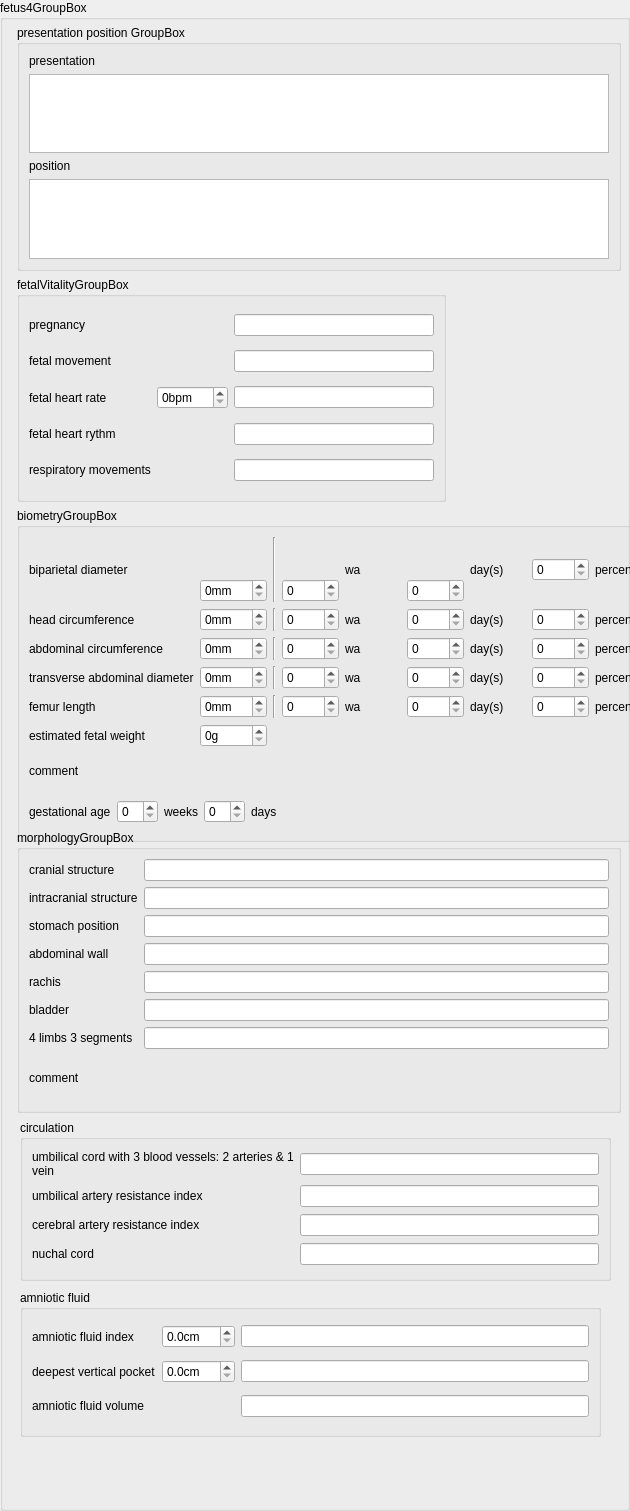
  <widget class="QGroupBox" name="fetus4GroupBox">
   <property name="enabled">
    <bool>true</bool>
   </property>
   <property name="geometry">
    <rect>
     <x>10</x>
     <y>5910</y>
     <width>630</width>
     <height>1511</height>
    </rect>
   </property>
   <property name="title">
    <string>fetus4GroupBox</string>
   </property>
   <property name="flat">
    <bool>false</bool>
   </property>
   <widget class="QGroupBox" name="fetus4PresentationPositionGroupBox">
    <property name="geometry">
     <rect>
      <x>17</x>
      <y>25</y>
      <width>604</width>
      <height>246</height>
     </rect>
    </property>
    <property name="title">
     <string>presentation position GroupBox</string>
    </property>
    <layout class="QVBoxLayout" name="verticalLayout_21">
     <item>
      <widget class="QLabel" name="presentationF4Label">
       <property name="text">
        <string>presentation</string>
       </property>
      </widget>
     </item>
     <item>
      <widget class="QListView" name="presentationF4ListView">
       <property name="sizePolicy">
        <sizepolicy hsizetype="Expanding" vsizetype="Preferred">
         <horstretch>0</horstretch>
         <verstretch>0</verstretch>
        </sizepolicy>
       </property>
      </widget>
     </item>
     <item>
      <widget class="QLabel" name="positionF4Label">
       <property name="text">
        <string>position</string>
       </property>
      </widget>
     </item>
     <item>
      <widget class="QListView" name="positionF4ListView">
       <property name="sizePolicy">
        <sizepolicy hsizetype="Expanding" vsizetype="Preferred">
         <horstretch>0</horstretch>
         <verstretch>0</verstretch>
        </sizepolicy>
       </property>
      </widget>
     </item>
    </layout>
   </widget>
   <widget class="QGroupBox" name="fetus4FetalVitalityGroupBox">
    <property name="geometry">
     <rect>
      <x>17</x>
      <y>277</y>
      <width>429</width>
      <height>225</height>
     </rect>
    </property>
    <property name="title">
     <string>fetalVitalityGroupBox</string>
    </property>
    <layout class="QGridLayout" name="gridLayout_15">
     <item row="0" column="0">
      <widget class="QLabel" name="fetus4PregnancyLabel">
       <property name="text">
        <string>pregnancy</string>
       </property>
      </widget>
     </item>
     <item row="0" column="1">
      <layout class="QHBoxLayout" name="fetus4PregnancyRadioLayout"/>
     </item>
     <item row="0" column="2">
      <widget class="QLineEdit" name="fetus4PregnancyLineEdit"/>
     </item>
     <item row="1" column="0">
      <widget class="QLabel" name="fetus4FetalMovementLabel">
       <property name="text">
        <string>fetal movement</string>
       </property>
      </widget>
     </item>
     <item row="1" column="1">
      <layout class="QHBoxLayout" name="fetus4FetalMovementRadioLayout"/>
     </item>
     <item row="1" column="2">
      <widget class="QLineEdit" name="fetus4FetalMovementLineEdit"/>
     </item>
     <item row="2" column="0">
      <widget class="QLabel" name="fetus4FhrLabel">
       <property name="text">
        <string>fetal heart rate</string>
       </property>
      </widget>
     </item>
     <item row="2" column="1">
      <widget class="QSpinBox" name="fetus4FhrSpinBox">
       <property name="suffix">
        <string>bpm</string>
       </property>
       <property name="maximum">
        <number>999</number>
       </property>
      </widget>
     </item>
     <item row="2" column="2">
      <widget class="QLineEdit" name="fetus4FhrLineEdit"/>
     </item>
     <item row="3" column="0">
      <widget class="QLabel" name="fetus4HeartRythmLabel">
       <property name="text">
        <string>fetal heart rythm</string>
       </property>
      </widget>
     </item>
     <item row="3" column="1">
      <layout class="QHBoxLayout" name="fetus4HeartRythmRadioLayout"/>
     </item>
     <item row="3" column="2">
      <widget class="QLineEdit" name="fetus4HeartRythmLineEdit"/>
     </item>
     <item row="4" column="0">
      <widget class="QLabel" name="fetus4RespiratoryLabel">
       <property name="text">
        <string>respiratory movements</string>
       </property>
      </widget>
     </item>
     <item row="4" column="1">
      <layout class="QHBoxLayout" name="fetus4RespiratoryRadioLayout"/>
     </item>
     <item row="4" column="2">
      <widget class="QLineEdit" name="fetus4RespiratoryLineEdit"/>
     </item>
    </layout>
   </widget>
   <widget class="QGroupBox" name="fetus4BiometryGroupBox">
    <property name="geometry">
     <rect>
      <x>17</x>
      <y>508</y>
      <width>646</width>
      <height>334</height>
     </rect>
    </property>
    <property name="title">
     <string>biometryGroupBox</string>
    </property>
    <layout class="QGridLayout" name="gridLayout_16">
     <item row="0" column="0" rowspan="2">
      <widget class="QLabel" name="fetus4BPDLabel">
       <property name="text">
        <string>biparietal diameter</string>
       </property>
      </widget>
     </item>
     <item row="0" column="2" rowspan="2" colspan="2">
      <widget class="Line" name="line_26">
       <property name="orientation">
        <enum>Qt::Vertical</enum>
       </property>
      </widget>
     </item>
     <item row="0" column="4" rowspan="2">
      <widget class="QLabel" name="fetus4BPDWeekLabel">
       <property name="text">
        <string>wa</string>
       </property>
      </widget>
     </item>
     <item row="0" column="6" rowspan="2">
      <widget class="QLabel" name="label_9">
       <property name="text">
        <string>day(s)</string>
       </property>
      </widget>
     </item>
     <item row="0" column="7" rowspan="2">
      <widget class="QSpinBox" name="fetus4BipPercentileSpinBox"/>
     </item>
     <item row="0" column="8" rowspan="2">
      <widget class="QLabel" name="fetus4BipPercentileLabel">
       <property name="text">
        <string>percentile</string>
       </property>
      </widget>
     </item>
     <item row="1" column="1">
      <widget class="QSpinBox" name="fetus4BPDSpinBox">
       <property name="suffix">
        <string>mm</string>
       </property>
       <property name="maximum">
        <number>999</number>
       </property>
      </widget>
     </item>
     <item row="1" column="3">
      <widget class="QSpinBox" name="fetus4BPDWeekSpinBox"/>
     </item>
     <item row="1" column="5">
      <widget class="QSpinBox" name="fetus4BPDDaySpinBox">
       <property name="maximum">
        <number>6</number>
       </property>
      </widget>
     </item>
     <item row="2" column="0">
      <widget class="QLabel" name="fetus4HeadCircumferenceLabel">
       <property name="text">
        <string>head circumference</string>
       </property>
      </widget>
     </item>
     <item row="2" column="1">
      <widget class="QSpinBox" name="fetus4HeadCircumferenceSpinBox">
       <property name="suffix">
        <string>mm</string>
       </property>
       <property name="maximum">
        <number>999</number>
       </property>
      </widget>
     </item>
     <item row="2" column="2">
      <widget class="Line" name="line_27">
       <property name="orientation">
        <enum>Qt::Vertical</enum>
       </property>
      </widget>
     </item>
     <item row="2" column="3">
      <widget class="QSpinBox" name="fetus4HeadCircumferenceWeekSpinBox"/>
     </item>
     <item row="2" column="4">
      <widget class="QLabel" name="fetus4HeadCircumferenceWeekLabel">
       <property name="text">
        <string>wa</string>
       </property>
      </widget>
     </item>
     <item row="2" column="5">
      <widget class="QSpinBox" name="fetus4HeadCircumferenceDaysSpinBox">
       <property name="maximum">
        <number>6</number>
       </property>
      </widget>
     </item>
     <item row="2" column="6">
      <widget class="QLabel" name="fetus4HeadCircumferenceDayLabel">
       <property name="text">
        <string>day(s)</string>
       </property>
      </widget>
     </item>
     <item row="2" column="7">
      <widget class="QSpinBox" name="fetus4HcPercentileSpinBox"/>
     </item>
     <item row="2" column="8">
      <widget class="QLabel" name="fetus4HcPercentileLabel">
       <property name="text">
        <string>percentile</string>
       </property>
      </widget>
     </item>
     <item row="3" column="0">
      <widget class="QLabel" name="fetus4AbdominalCircumferenceLabel">
       <property name="text">
        <string>abdominal circumference</string>
       </property>
      </widget>
     </item>
     <item row="3" column="1">
      <widget class="QSpinBox" name="fetus4AbdominalCircumferenceSpinBox">
       <property name="suffix">
        <string>mm</string>
       </property>
       <property name="maximum">
        <number>999</number>
       </property>
      </widget>
     </item>
     <item row="3" column="2">
      <widget class="Line" name="line_28">
       <property name="orientation">
        <enum>Qt::Vertical</enum>
       </property>
      </widget>
     </item>
     <item row="3" column="3">
      <widget class="QSpinBox" name="fetus4AbdominalCircumferenceWeekSpinBox"/>
     </item>
     <item row="3" column="4">
      <widget class="QLabel" name="fetus4AbdominalCircumferenceWeekLabel">
       <property name="text">
        <string>wa</string>
       </property>
      </widget>
     </item>
     <item row="3" column="5">
      <widget class="QSpinBox" name="fetus4AbdominalCircumferenceDaySpinBox">
       <property name="maximum">
        <number>6</number>
       </property>
      </widget>
     </item>
     <item row="3" column="6">
      <widget class="QLabel" name="fetus4AbdominalCircumferenceDayLabel">
       <property name="text">
        <string>day(s)</string>
       </property>
      </widget>
     </item>
     <item row="3" column="7">
      <widget class="QSpinBox" name="fetus4AcPercentileSpinBox"/>
     </item>
     <item row="3" column="8">
      <widget class="QLabel" name="fetus4AcPercentileLabel">
       <property name="text">
        <string>percentile</string>
       </property>
      </widget>
     </item>
     <item row="4" column="0">
      <widget class="QLabel" name="fetus4TADLabel">
       <property name="text">
        <string>transverse abdominal diameter</string>
       </property>
      </widget>
     </item>
     <item row="4" column="1">
      <widget class="QSpinBox" name="fetus4TADSpinBox">
       <property name="suffix">
        <string>mm</string>
       </property>
       <property name="maximum">
        <number>999</number>
       </property>
      </widget>
     </item>
     <item row="4" column="2">
      <widget class="Line" name="line_29">
       <property name="orientation">
        <enum>Qt::Vertical</enum>
       </property>
      </widget>
     </item>
     <item row="4" column="3">
      <widget class="QSpinBox" name="fetus4TADWeekSpinBox"/>
     </item>
     <item row="4" column="4">
      <widget class="QLabel" name="fetus4TADWeekLabel">
       <property name="text">
        <string>wa</string>
       </property>
      </widget>
     </item>
     <item row="4" column="5">
      <widget class="QSpinBox" name="fetus4TADDaySpinBox">
       <property name="maximum">
        <number>6</number>
       </property>
      </widget>
     </item>
     <item row="4" column="6">
      <widget class="QLabel" name="fetus4TADDayLabel">
       <property name="text">
        <string>day(s)</string>
       </property>
      </widget>
     </item>
     <item row="4" column="7">
      <widget class="QSpinBox" name="fetus4TadPercentileSpinBox"/>
     </item>
     <item row="4" column="8">
      <widget class="QLabel" name="fetus4TadPercentileLabel">
       <property name="text">
        <string>percentile</string>
       </property>
      </widget>
     </item>
     <item row="5" column="0">
      <widget class="QLabel" name="fetus4FLLabel">
       <property name="text">
        <string>femur length</string>
       </property>
      </widget>
     </item>
     <item row="5" column="1">
      <widget class="QSpinBox" name="fetus4FLSpinBox">
       <property name="suffix">
        <string>mm</string>
       </property>
       <property name="maximum">
        <number>999</number>
       </property>
      </widget>
     </item>
     <item row="5" column="2">
      <widget class="Line" name="line_30">
       <property name="orientation">
        <enum>Qt::Vertical</enum>
       </property>
      </widget>
     </item>
     <item row="5" column="3">
      <widget class="QSpinBox" name="fetus4FLWeekSpinBox"/>
     </item>
     <item row="5" column="4">
      <widget class="QLabel" name="fetus4FLWeekLabel">
       <property name="text">
        <string>wa</string>
       </property>
      </widget>
     </item>
     <item row="5" column="5">
      <widget class="QSpinBox" name="fetus4FLDaySpinBox">
       <property name="maximum">
        <number>6</number>
       </property>
      </widget>
     </item>
     <item row="5" column="6">
      <widget class="QLabel" name="fetus4FLDayLabel">
       <property name="text">
        <string>day(s)</string>
       </property>
      </widget>
     </item>
     <item row="5" column="7">
      <widget class="QSpinBox" name="fetus4FlPercentileSpinBox"/>
     </item>
     <item row="5" column="8">
      <widget class="QLabel" name="fetus4FlPercentileLabel">
       <property name="text">
        <string>percentile</string>
       </property>
      </widget>
     </item>
     <item row="6" column="0">
      <widget class="QLabel" name="fetus4EfwLabel">
       <property name="text">
        <string>estimated fetal weight</string>
       </property>
      </widget>
     </item>
     <item row="6" column="1">
      <widget class="QSpinBox" name="fetus4EfwSpinBox">
       <property name="suffix">
        <string comment="gram">g</string>
       </property>
       <property name="maximum">
        <number>10000</number>
       </property>
      </widget>
     </item>
     <item row="7" column="0" colspan="9">
      <layout class="QVBoxLayout" name="verticalLayout_23">
       <item>
        <widget class="QLabel" name="fetus4BiometryCommentLabel">
         <property name="text">
          <string>comment</string>
         </property>
        </widget>
       </item>
       <item>
        <layout class="QFormLayout" name="fetus4BiometryCommentFormLayout"/>
       </item>
      </layout>
     </item>
     <item row="8" column="0" colspan="9">
      <layout class="QHBoxLayout" name="horizontalLayout_21">
       <item>
        <widget class="QLabel" name="fetus4UsGestationalAgeHelpTextLabel">
         <property name="text">
          <string>gestational age</string>
         </property>
        </widget>
       </item>
       <item>
        <widget class="QSpinBox" name="fetus4UsGestationalAgeWeekSpinBox"/>
       </item>
       <item>
        <widget class="QLabel" name="fetus4UsGestationalAgeWeekLabel">
         <property name="text">
          <string>weeks</string>
         </property>
        </widget>
       </item>
       <item>
        <widget class="QSpinBox" name="fetus4UsGestationalAgeDaySpinBox"/>
       </item>
       <item>
        <widget class="QLabel" name="fetus4UsGestationalAgeDayLabel">
         <property name="text">
          <string>days</string>
         </property>
        </widget>
       </item>
       <item>
        <spacer name="horizontalSpacer_7">
         <property name="orientation">
          <enum>Qt::Horizontal</enum>
         </property>
         <property name="sizeHint" stdset="0">
          <size>
           <width>40</width>
           <height>20</height>
          </size>
         </property>
        </spacer>
       </item>
      </layout>
     </item>
    </layout>
   </widget>
   <widget class="QGroupBox" name="fetus4MorphologyGroupBox">
    <property name="geometry">
     <rect>
      <x>17</x>
      <y>830</y>
      <width>604</width>
      <height>283</height>
     </rect>
    </property>
    <property name="title">
     <string>morphologyGroupBox</string>
    </property>
    <layout class="QVBoxLayout" name="verticalLayout_24">
     <item>
      <layout class="QGridLayout" name="gridLayout_17">
       <item row="0" column="0">
        <widget class="QLabel" name="fetus4CranialStructureLabel">
         <property name="text">
          <string>cranial structure</string>
         </property>
        </widget>
       </item>
       <item row="0" column="1">
        <layout class="QHBoxLayout" name="fetus4CranialStructureRadioLayout"/>
       </item>
       <item row="0" column="2">
        <widget class="QLineEdit" name="fetus4CranialStructureLineEdit"/>
       </item>
       <item row="1" column="0">
        <widget class="QLabel" name="fetus4IntracranialStructureLabel">
         <property name="text">
          <string>intracranial structure</string>
         </property>
        </widget>
       </item>
       <item row="1" column="1">
        <layout class="QHBoxLayout" name="fetus4IntracranialStructureRadioLayout"/>
       </item>
       <item row="1" column="2">
        <widget class="QLineEdit" name="fetus4IntracranialStructureLineEdit"/>
       </item>
       <item row="2" column="0">
        <widget class="QLabel" name="fetus4StomachPositionLabel">
         <property name="text">
          <string>stomach position</string>
         </property>
        </widget>
       </item>
       <item row="2" column="1">
        <layout class="QHBoxLayout" name="fetus4StomachPositionRadioLayout"/>
       </item>
       <item row="2" column="2">
        <widget class="QLineEdit" name="fetus4StomachPositionLineEdit"/>
       </item>
       <item row="3" column="0">
        <widget class="QLabel" name="fetus4AbdominalWallLabel">
         <property name="text">
          <string>abdominal wall</string>
         </property>
        </widget>
       </item>
       <item row="3" column="1">
        <layout class="QHBoxLayout" name="fetus4AbdominalWallRadioLayout"/>
       </item>
       <item row="3" column="2">
        <widget class="QLineEdit" name="fetus4AbdominalWallLineEdit"/>
       </item>
       <item row="4" column="0">
        <widget class="QLabel" name="fetus4RachisLabel">
         <property name="text">
          <string>rachis</string>
         </property>
        </widget>
       </item>
       <item row="4" column="1">
        <layout class="QHBoxLayout" name="fetus4RachisRadioLayout"/>
       </item>
       <item row="4" column="2">
        <widget class="QLineEdit" name="fetus4RachisLineEdit"/>
       </item>
       <item row="5" column="0">
        <widget class="QLabel" name="fetus4BladderLabel">
         <property name="text">
          <string>bladder</string>
         </property>
        </widget>
       </item>
       <item row="5" column="1">
        <layout class="QHBoxLayout" name="fetus4BladderRadioLayout"/>
       </item>
       <item row="5" column="2">
        <widget class="QLineEdit" name="fetus4BladderLineEdit"/>
       </item>
       <item row="6" column="0">
        <widget class="QLabel" name="fetus4LimbsLabel">
         <property name="text">
          <string>4 limbs 3 segments</string>
         </property>
        </widget>
       </item>
       <item row="6" column="1">
        <layout class="QHBoxLayout" name="fetus4LimbsRadioLayout"/>
       </item>
       <item row="6" column="2">
        <widget class="QLineEdit" name="fetus4LimbsLineEdit"/>
       </item>
      </layout>
     </item>
     <item>
      <layout class="QVBoxLayout" name="verticalLayout_25">
       <item>
        <widget class="QLabel" name="fetus4MorphologyCommentLabel">
         <property name="text">
          <string>comment</string>
         </property>
        </widget>
       </item>
       <item>
        <layout class="QFormLayout" name="fetus4MorphologyCommentFormLayout"/>
       </item>
      </layout>
     </item>
    </layout>
   </widget>
   <widget class="QGroupBox" name="fetus4CirculationGroupBox">
    <property name="geometry">
     <rect>
      <x>20</x>
      <y>1120</y>
      <width>591</width>
      <height>161</height>
     </rect>
    </property>
    <property name="title">
     <string>circulation</string>
    </property>
    <layout class="QGridLayout" name="gridLayout_29">
     <item row="0" column="0">
      <widget class="QLabel" name="fetus4UmbilicalCordLabel">
       <property name="text">
        <string>umbilical cord with 3 blood vessels: 2 arteries &amp; 1 vein</string>
       </property>
       <property name="wordWrap">
        <bool>true</bool>
       </property>
      </widget>
     </item>
     <item row="0" column="1">
      <layout class="QHBoxLayout" name="fetus4UmbilicalCordRadioLayout"/>
     </item>
     <item row="0" column="2">
      <widget class="QLineEdit" name="fetus4UmbilicalCordLineEdit"/>
     </item>
     <item row="1" column="0">
      <widget class="QLabel" name="fetus4UmbilicalArteryLabel">
       <property name="text">
        <string>umbilical artery resistance index</string>
       </property>
       <property name="wordWrap">
        <bool>true</bool>
       </property>
      </widget>
     </item>
     <item row="1" column="1">
      <layout class="QHBoxLayout" name="fetus4UmbilicalArteryRadioLayout"/>
     </item>
     <item row="1" column="2">
      <widget class="QLineEdit" name="fetus4UmbilicalArteryLineEdit"/>
     </item>
     <item row="2" column="0">
      <widget class="QLabel" name="fetus4CerebralArteryLabel">
       <property name="text">
        <string>cerebral artery resistance index</string>
       </property>
       <property name="wordWrap">
        <bool>true</bool>
       </property>
      </widget>
     </item>
     <item row="2" column="1">
      <layout class="QHBoxLayout" name="fetus4CerebralArteryRadioLayout"/>
     </item>
     <item row="2" column="2">
      <widget class="QLineEdit" name="fetus4CerebralArteryLineEdit"/>
     </item>
     <item row="3" column="0">
      <widget class="QLabel" name="fetus4NuchalCordLabel">
       <property name="text">
        <string>nuchal cord</string>
       </property>
      </widget>
     </item>
     <item row="3" column="1">
      <layout class="QHBoxLayout" name="fetus4NuchalCordRadioLayout"/>
     </item>
     <item row="3" column="2">
      <widget class="QLineEdit" name="fetus4NuchalCordLineEdit"/>
     </item>
    </layout>
   </widget>
   <widget class="QGroupBox" name="fetus4AmnioticFluidGroupBox">
    <property name="geometry">
     <rect>
      <x>20</x>
      <y>1290</y>
      <width>581</width>
      <height>147</height>
     </rect>
    </property>
    <property name="title">
     <string>amniotic fluid </string>
    </property>
    <layout class="QGridLayout" name="gridLayout_34">
     <item row="0" column="0">
      <widget class="QLabel" name="fetus4AmnioticFluidIndexLabel">
       <property name="text">
        <string>amniotic fluid index</string>
       </property>
      </widget>
     </item>
     <item row="0" column="1">
      <widget class="QDoubleSpinBox" name="fetus4AmnioticFluidIndexDoubleSpinBox">
       <property name="suffix">
        <string comment="centimeter">cm</string>
       </property>
       <property name="decimals">
        <number>1</number>
       </property>
      </widget>
     </item>
     <item row="0" column="2">
      <widget class="QLineEdit" name="fetus4AmnioticFluidIndexLineEdit"/>
     </item>
     <item row="1" column="0">
      <widget class="QLabel" name="fetus4DeepestVerticalPocketLabel">
       <property name="text">
        <string>deepest vertical pocket</string>
       </property>
      </widget>
     </item>
     <item row="1" column="1">
      <widget class="QDoubleSpinBox" name="fetus4DeepestVerticalPocketDoubleSpinBox">
       <property name="suffix">
        <string comment="centimeter">cm</string>
       </property>
       <property name="decimals">
        <number>1</number>
       </property>
      </widget>
     </item>
     <item row="1" column="2">
      <widget class="QLineEdit" name="fetus4DeepestVerticalPocketLineEdit"/>
     </item>
     <item row="2" column="0">
      <widget class="QLabel" name="fetus4AmnioticFluidVolumeLabel">
       <property name="text">
        <string>amniotic fluid volume</string>
       </property>
      </widget>
     </item>
     <item row="2" column="1">
      <layout class="QHBoxLayout" name="fetus4AmnioticFluidVolumeRadioLayout"/>
     </item>
     <item row="2" column="2">
      <widget class="QLineEdit" name="fetus4AmnioticFluidVolumeLineEdit"/>
     </item>
    </layout>
   </widget>
  </widget>
